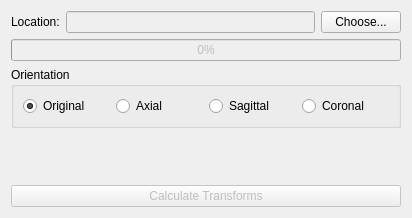
<?xml version="1.0" encoding="UTF-8"?>
<ui version="4.0">
 <class>CalcTransformsUI</class>
 <widget class="QWidget" name="CalcTransformsUI">
  <property name="geometry">
   <rect>
    <x>0</x>
    <y>0</y>
    <width>412</width>
    <height>218</height>
   </rect>
  </property>
  <property name="windowTitle">
   <string>Form</string>
  </property>
  <layout class="QVBoxLayout" name="verticalLayout">
   <item>
    <layout class="QHBoxLayout" name="horizontalLayout" stretch="0,0,0">
     <item>
      <widget class="QLabel" name="label">
       <property name="sizePolicy">
        <sizepolicy hsizetype="Preferred" vsizetype="Fixed">
         <horstretch>0</horstretch>
         <verstretch>0</verstretch>
        </sizepolicy>
       </property>
       <property name="text">
        <string>Location:</string>
       </property>
      </widget>
     </item>
     <item>
      <widget class="QLineEdit" name="location_Text">
       <property name="enabled">
        <bool>false</bool>
       </property>
      </widget>
     </item>
     <item>
      <widget class="QPushButton" name="choose_Button">
       <property name="text">
        <string>Choose...</string>
       </property>
      </widget>
     </item>
    </layout>
   </item>
   <item>
    <widget class="QProgressBar" name="progressBar">
     <property name="enabled">
      <bool>false</bool>
     </property>
     <property name="value">
      <number>0</number>
     </property>
    </widget>
   </item>
   <item>
    <widget class="QGroupBox" name="orientationBox">
     <property name="title">
      <string>Orientation</string>
     </property>
     <layout class="QHBoxLayout" name="horizontalLayout_2">
      <item>
       <widget class="QRadioButton" name="original_radio">
        <property name="text">
         <string>Original</string>
        </property>
        <property name="checked">
         <bool>true</bool>
        </property>
       </widget>
      </item>
      <item>
       <widget class="QRadioButton" name="axial_radio">
        <property name="text">
         <string>Axial</string>
        </property>
       </widget>
      </item>
      <item>
       <widget class="QRadioButton" name="sagittal_radio">
        <property name="text">
         <string>Sagittal</string>
        </property>
       </widget>
      </item>
      <item>
       <widget class="QRadioButton" name="coronal_radio">
        <property name="text">
         <string>Coronal</string>
        </property>
       </widget>
      </item>
     </layout>
    </widget>
   </item>
   <item>
    <spacer name="verticalSpacer">
     <property name="orientation">
      <enum>Qt::Vertical</enum>
     </property>
     <property name="sizeType">
      <enum>QSizePolicy::Expanding</enum>
     </property>
     <property name="sizeHint" stdset="0">
      <size>
       <width>20</width>
       <height>45</height>
      </size>
     </property>
    </spacer>
   </item>
   <item>
    <widget class="QPushButton" name="calculate_button">
     <property name="enabled">
      <bool>false</bool>
     </property>
     <property name="text">
      <string>Calculate Transforms</string>
     </property>
    </widget>
   </item>
  </layout>
 </widget>
 <resources/>
 <connections/>
</ui>
